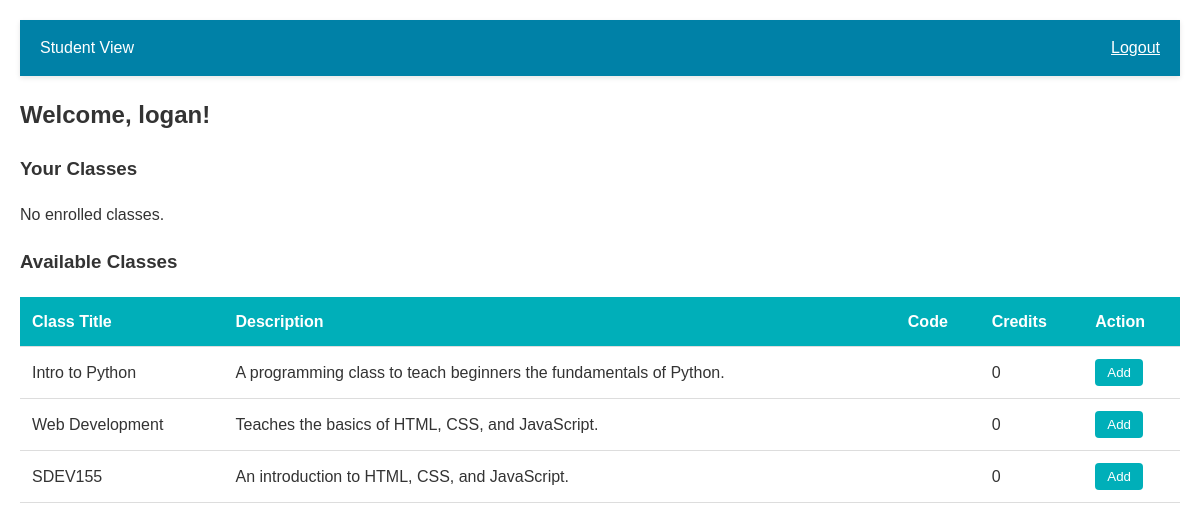
The app's page /student-dashboard (signed in) with its own data.
### tables this page shows
CREATE TABLE classes (
    id INTEGER PRIMARY KEY AUTOINCREMENT,
    title TEXT NOT NULL,
    description TEXT,
    teacher_id INTEGER,
    FOREIGN KEY (teacher_id) REFERENCES users(id)
);

### app.py (the view)
@app.route('/student-dashboard')
def student_dashboard():
    if 'username' in session and session.get('role') == 'student':
        conn = get_db_connection()
        all_classes = conn.execute("""
            SELECT * FROM classes
            WHERE id NOT IN (
                SELECT class_id FROM enrollments WHERE student_id = ?
            )
        """, (session['user_id'],)).fetchall()
        my_classes = conn.execute("""
            SELECT c.* FROM classes c
            JOIN enrollments e ON c.id = e.class_id
            WHERE e.student_id = ?
        """, (session['user_id'],)).fetchall()
        conn.close()
    return render_template('student_dashboard.html', all_classes=all_classes, my_classes=my_classes)

### app.py (called while the page is built)
def get_db_connection():
    conn = sqlite3.connect('school.db')
    conn.row_factory = sqlite3.Row
    return conn

### templates/student_dashboard.html (shortened to what this page needs)
<!DOCTYPE html>
<html lang="en">
<head>
    <link rel="stylesheet" href="{{ url_for('static', filename='Style.css') }}">
</head>
<body>
    <div class="container">
        <nav class="navbar">
            <div class="navbar-brand">Student View</div>
            <div class="navbar-actions">
                <a href="/login" class="nav-btn" id="logout-btn">Logout</a>
            </div>
        </nav>
        <h2>Welcome, {{ session.username }}!</h2>
        <div class="selected-courses">
            <h3>Your Classes</h3>
            <div id="selected-courses-list">
                {% if my_classes %}
                    <ul class="course-list">
                        {% for cls in my_classes %}
                        <li class="selected-course-item">
                            <div>
                                <strong>{{ cls.title }}</strong>
                                <span class="course-credits">({{ cls.credits if cls.credits else '0' }} credits)</span>
                            </div>
                            <form action="/drop/{{ cls.id }}" method="POST" style="display: inline">
                                <button type="submit" class="remove">Drop</button>
                            </form>
                        </li>
                        {% endfor %}
                    </ul>
                {% else %}
                    <p>No enrolled classes.</p>
                {% endif %}
            </div>
        </div>
        <div class="course-catalog">
            <h3>Available Classes</h3>
            <table id="course-table">
                <thead>
                    <tr>
                        <th>Class Title</th>
                        <th>Description</th>
                        <th>Code</th>
                        <th>Credits</th>
                        <th>Action</th>
                    </tr>
                </thead>
                <tbody id="course-table-body">
                    {% if all_classes %}
                        {% for cls in all_classes %}
                        <tr>
                            <td data-label="Class Title">{{ cls.title }}</td>
                            <td data-label="Description">{{ cls.description }}</td>
                            <td data-label="Code">{{ cls.code }}</td>
                            <td data-label="Credits">{{ cls.credits if cls.credits else '0' }}</td>
                            <td data-label="Action">
                                <form action="/enroll/{{ cls.id }}" method="POST" style="display: inline">
                                    <button type="submit" class="add-btn">Add</button>
                                </form>
                            </td>
                        </tr>
                        {% endfor %}
                    {% else %}
                        <tr>
                            <td colspan="5">No classes available.</td>
                        </tr>
                    {% endif %}
                </tbody>
            </table>
        </div>
    </div>
</body>
</html>

### static/Style.css (style rules this page uses)
body { font-family: Arial, sans-serif; line-height: 1.6; margin: 0; padding: 20px; color: #333; min-height: 100vh; align-items: center; }
.navbar { display: flex; justify-content: space-between; align-items: center; padding: 15px 20px; background-color: #0081a7; color: white; box-shadow: 0 2px 5px rgba(0, 0, 0, 0.1); position: sticky; top: 0; z-index: 1000; }
.container { max-width: 1200px; margin: 0 auto; }
table { width: 100%; border-collapse: collapse; margin-top: 20px; }
th, td { padding: 12px; text-align: left; border-bottom: 1px solid #ddd; }
th { background-color: #00afb9; color: white; }
button { padding: 6px 12px; cursor: pointer; background-color: #00afb9; color: white; border: none; border-radius: 4px; }
.add-btn { background-color: #00afb9; color: white; }
a { color: white; }

### records on screen
classes: title "Intro to Python", description "A programming class to teach beginners the fundamentals of Python.", credits "0"
classes: title "Web Development", description "Teaches the basics of HTML, CSS, and JavaScript.", credits "0"
classes: title "SDEV155", description "An introduction to HTML, CSS, and JavaScript.", credits "0"

### other values on screen
{{ session.username }} "logan"
